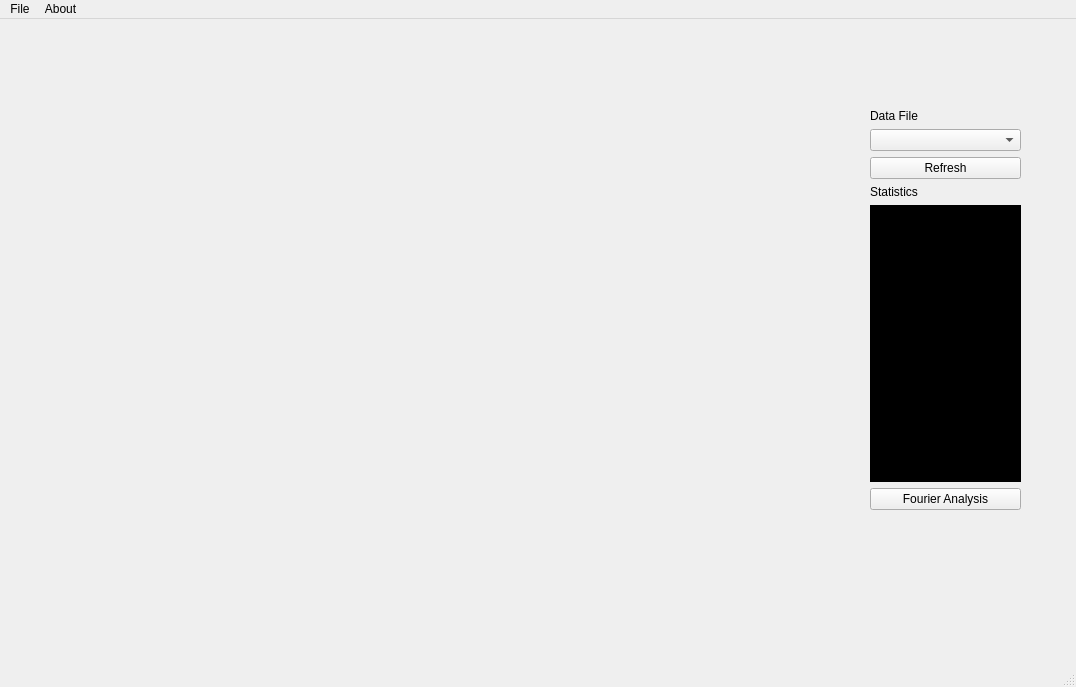
<?xml version="1.0" encoding="UTF-8"?>
<ui version="4.0">
 <class>Visualizer</class>
 <widget class="QMainWindow" name="Visualizer">
  <property name="geometry">
   <rect>
    <x>0</x>
    <y>0</y>
    <width>1076</width>
    <height>687</height>
   </rect>
  </property>
  <property name="windowTitle">
   <string>Analyze Waveform</string>
  </property>
  <widget class="QWidget" name="centralwidget">
   <property name="sizePolicy">
    <sizepolicy hsizetype="Preferred" vsizetype="Preferred">
     <horstretch>0</horstretch>
     <verstretch>0</verstretch>
    </sizepolicy>
   </property>
   <widget class="QWidget" name="verticalLayoutWidget">
    <property name="geometry">
     <rect>
      <x>870</x>
      <y>90</y>
      <width>151</width>
      <height>401</height>
     </rect>
    </property>
    <layout class="QVBoxLayout" name="verticalLayout">
     <item>
      <widget class="QLabel" name="label">
       <property name="text">
        <string>Data File</string>
       </property>
      </widget>
     </item>
     <item>
      <widget class="QComboBox" name="comboBox"/>
     </item>
     <item>
      <widget class="QPushButton" name="refreshBtn">
       <property name="text">
        <string>Refresh</string>
       </property>
      </widget>
     </item>
     <item>
      <widget class="QLabel" name="label_2">
       <property name="text">
        <string>Statistics</string>
       </property>
      </widget>
     </item>
     <item>
      <widget class="QTextBrowser" name="textBrowser">
       <property name="styleSheet">
        <string notr="true">background-color : black; color :green;</string>
       </property>
       <property name="lineWrapColumnOrWidth">
        <number>2</number>
       </property>
       <property name="html">
        <string>&lt;!DOCTYPE HTML PUBLIC &quot;-//W3C//DTD HTML 4.0//EN&quot; &quot;http://www.w3.org/TR/REC-html40/strict.dtd&quot;&gt;
&lt;html&gt;&lt;head&gt;&lt;meta name=&quot;qrichtext&quot; content=&quot;1&quot; /&gt;&lt;style type=&quot;text/css&quot;&gt;
p, li { white-space: pre-wrap; }
&lt;/style&gt;&lt;/head&gt;&lt;body style=&quot; font-family:'Ubuntu'; font-size:11pt; font-weight:400; font-style:normal;&quot;&gt;
&lt;p style=&quot;-qt-paragraph-type:empty; margin-top:0px; margin-bottom:0px; margin-left:0px; margin-right:0px; -qt-block-indent:0; text-indent:0px;&quot;&gt;&lt;br /&gt;&lt;/p&gt;&lt;/body&gt;&lt;/html&gt;</string>
       </property>
      </widget>
     </item>
     <item>
      <widget class="QPushButton" name="fourierBtn">
       <property name="text">
        <string>Fourier Analysis</string>
       </property>
      </widget>
     </item>
    </layout>
   </widget>
   <widget class="QWidget" name="graph" native="true">
    <property name="geometry">
     <rect>
      <x>40</x>
      <y>10</y>
      <width>801</width>
      <height>621</height>
     </rect>
    </property>
    <zorder>verticalLayoutWidget</zorder>
   </widget>
  </widget>
  <widget class="QMenuBar" name="menubar">
   <property name="geometry">
    <rect>
     <x>0</x>
     <y>0</y>
     <width>1076</width>
     <height>25</height>
    </rect>
   </property>
   <widget class="QMenu" name="menuHowdy">
    <property name="title">
     <string>File</string>
    </property>
   </widget>
   <widget class="QMenu" name="menuAbout">
    <property name="title">
     <string>About</string>
    </property>
   </widget>
   <addaction name="menuHowdy"/>
   <addaction name="menuAbout"/>
  </widget>
  <widget class="QStatusBar" name="statusbar"/>
 </widget>
 <resources/>
 <connections/>
</ui>
